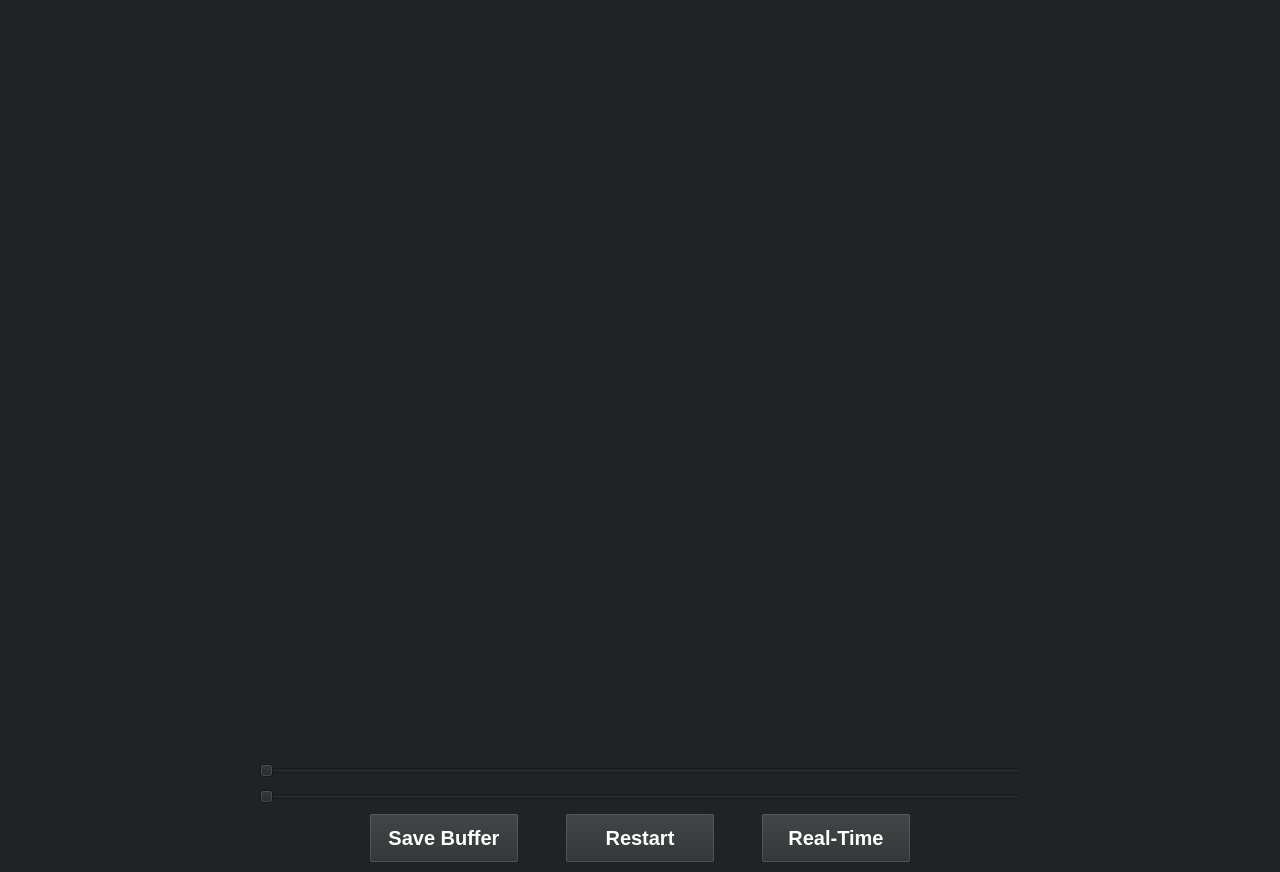
<?xml version="1.0" encoding="UTF-8"?>
<ui version="4.0">
 <class>VideoPlayer</class>
 <widget class="QMainWindow" name="VideoPlayer">
  <property name="geometry">
   <rect>
    <x>0</x>
    <y>0</y>
    <width>1280</width>
    <height>872</height>
   </rect>
  </property>
  <property name="minimumSize">
   <size>
    <width>1280</width>
    <height>720</height>
   </size>
  </property>
  <property name="maximumSize">
   <size>
    <width>1920</width>
    <height>1080</height>
   </size>
  </property>
  <property name="windowTitle">
   <string>MainWindow</string>
  </property>
  <property name="styleSheet">
   <string notr="true">background-color:#202324</string>
  </property>
  <widget class="QWidget" name="centralwidget">
   <layout class="QVBoxLayout" name="verticalLayout">
    <item>
     <layout class="QVBoxLayout" name="video_layout">
      <item>
       <layout class="QHBoxLayout" name="top_video_layout">
        <item>
         <spacer name="horizontalSpacer_6">
          <property name="orientation">
           <enum>Qt::Horizontal</enum>
          </property>
          <property name="sizeType">
           <enum>QSizePolicy::Fixed</enum>
          </property>
          <property name="sizeHint" stdset="0">
           <size>
            <width>40</width>
            <height>20</height>
           </size>
          </property>
         </spacer>
        </item>
        <item>
         <widget class="QLabel" name="video_label_1">
          <property name="minimumSize">
           <size>
            <width>320</width>
            <height>240</height>
           </size>
          </property>
          <property name="text">
           <string/>
          </property>
         </widget>
        </item>
        <item>
         <spacer name="horizontalSpacer_3">
          <property name="orientation">
           <enum>Qt::Horizontal</enum>
          </property>
          <property name="sizeType">
           <enum>QSizePolicy::Maximum</enum>
          </property>
          <property name="sizeHint" stdset="0">
           <size>
            <width>40</width>
            <height>20</height>
           </size>
          </property>
         </spacer>
        </item>
        <item>
         <widget class="QLabel" name="video_label_2">
          <property name="text">
           <string/>
          </property>
         </widget>
        </item>
        <item>
         <spacer name="horizontalSpacer_7">
          <property name="orientation">
           <enum>Qt::Horizontal</enum>
          </property>
          <property name="sizeType">
           <enum>QSizePolicy::Fixed</enum>
          </property>
          <property name="sizeHint" stdset="0">
           <size>
            <width>40</width>
            <height>20</height>
           </size>
          </property>
         </spacer>
        </item>
       </layout>
      </item>
      <item>
       <spacer name="verticalSpacer">
        <property name="orientation">
         <enum>Qt::Vertical</enum>
        </property>
        <property name="sizeType">
         <enum>QSizePolicy::Fixed</enum>
        </property>
        <property name="sizeHint" stdset="0">
         <size>
          <width>10</width>
          <height>10</height>
         </size>
        </property>
       </spacer>
      </item>
      <item>
       <layout class="QHBoxLayout" name="bottom_video_layout">
        <item>
         <spacer name="horizontalSpacer_8">
          <property name="orientation">
           <enum>Qt::Horizontal</enum>
          </property>
          <property name="sizeType">
           <enum>QSizePolicy::Fixed</enum>
          </property>
          <property name="sizeHint" stdset="0">
           <size>
            <width>40</width>
            <height>20</height>
           </size>
          </property>
         </spacer>
        </item>
        <item>
         <widget class="QLabel" name="video_label_3">
          <property name="minimumSize">
           <size>
            <width>320</width>
            <height>240</height>
           </size>
          </property>
          <property name="text">
           <string/>
          </property>
         </widget>
        </item>
        <item>
         <spacer name="horizontalSpacer_2">
          <property name="orientation">
           <enum>Qt::Horizontal</enum>
          </property>
          <property name="sizeType">
           <enum>QSizePolicy::Maximum</enum>
          </property>
          <property name="sizeHint" stdset="0">
           <size>
            <width>40</width>
            <height>20</height>
           </size>
          </property>
         </spacer>
        </item>
        <item>
         <widget class="QLabel" name="video_label_4">
          <property name="text">
           <string/>
          </property>
         </widget>
        </item>
        <item>
         <spacer name="horizontalSpacer_9">
          <property name="orientation">
           <enum>Qt::Horizontal</enum>
          </property>
          <property name="sizeType">
           <enum>QSizePolicy::Fixed</enum>
          </property>
          <property name="sizeHint" stdset="0">
           <size>
            <width>40</width>
            <height>20</height>
           </size>
          </property>
         </spacer>
        </item>
       </layout>
      </item>
     </layout>
    </item>
    <item>
     <layout class="QHBoxLayout" name="timeline_layout">
      <item>
       <spacer name="horizontalSpacer_12">
        <property name="orientation">
         <enum>Qt::Horizontal</enum>
        </property>
        <property name="sizeType">
         <enum>QSizePolicy::Minimum</enum>
        </property>
        <property name="sizeHint" stdset="0">
         <size>
          <width>250</width>
          <height>20</height>
         </size>
        </property>
       </spacer>
      </item>
      <item>
       <widget class="QSlider" name="write_slider">
        <property name="orientation">
         <enum>Qt::Horizontal</enum>
        </property>
       </widget>
      </item>
      <item>
       <spacer name="horizontalSpacer_13">
        <property name="orientation">
         <enum>Qt::Horizontal</enum>
        </property>
        <property name="sizeType">
         <enum>QSizePolicy::Minimum</enum>
        </property>
        <property name="sizeHint" stdset="0">
         <size>
          <width>250</width>
          <height>20</height>
         </size>
        </property>
       </spacer>
      </item>
     </layout>
    </item>
    <item>
     <layout class="QHBoxLayout" name="slider_layout">
      <item>
       <spacer name="horizontalSpacer_10">
        <property name="orientation">
         <enum>Qt::Horizontal</enum>
        </property>
        <property name="sizeType">
         <enum>QSizePolicy::Minimum</enum>
        </property>
        <property name="sizeHint" stdset="0">
         <size>
          <width>250</width>
          <height>20</height>
         </size>
        </property>
       </spacer>
      </item>
      <item>
       <widget class="QSlider" name="playback_slider">
        <property name="sizePolicy">
         <sizepolicy hsizetype="Expanding" vsizetype="Fixed">
          <horstretch>0</horstretch>
          <verstretch>0</verstretch>
         </sizepolicy>
        </property>
        <property name="minimumSize">
         <size>
          <width>0</width>
          <height>0</height>
         </size>
        </property>
        <property name="maximumSize">
         <size>
          <width>16777215</width>
          <height>16777215</height>
         </size>
        </property>
        <property name="autoFillBackground">
         <bool>false</bool>
        </property>
        <property name="orientation">
         <enum>Qt::Horizontal</enum>
        </property>
        <property name="tickInterval">
         <number>1</number>
        </property>
       </widget>
      </item>
      <item>
       <spacer name="horizontalSpacer_11">
        <property name="orientation">
         <enum>Qt::Horizontal</enum>
        </property>
        <property name="sizeType">
         <enum>QSizePolicy::Minimum</enum>
        </property>
        <property name="sizeHint" stdset="0">
         <size>
          <width>250</width>
          <height>20</height>
         </size>
        </property>
       </spacer>
      </item>
     </layout>
    </item>
    <item>
     <layout class="QHBoxLayout" name="button_layout">
      <item>
       <spacer name="horizontalSpacer">
        <property name="orientation">
         <enum>Qt::Horizontal</enum>
        </property>
        <property name="sizeHint" stdset="0">
         <size>
          <width>40</width>
          <height>20</height>
         </size>
        </property>
       </spacer>
      </item>
      <item>
       <widget class="QPushButton" name="save_buffer_button">
        <property name="minimumSize">
         <size>
          <width>150</width>
          <height>50</height>
         </size>
        </property>
        <property name="styleSheet">
         <string notr="true">font-size: 20px;
font-weight: bold;
color:white;
background-color:#2b2f30;</string>
        </property>
        <property name="text">
         <string>Save Buffer</string>
        </property>
       </widget>
      </item>
      <item>
       <spacer name="horizontalSpacer_4">
        <property name="orientation">
         <enum>Qt::Horizontal</enum>
        </property>
        <property name="sizeType">
         <enum>QSizePolicy::Maximum</enum>
        </property>
        <property name="sizeHint" stdset="0">
         <size>
          <width>40</width>
          <height>20</height>
         </size>
        </property>
       </spacer>
      </item>
      <item>
       <widget class="QPushButton" name="restart_button">
        <property name="sizePolicy">
         <sizepolicy hsizetype="Minimum" vsizetype="Expanding">
          <horstretch>0</horstretch>
          <verstretch>0</verstretch>
         </sizepolicy>
        </property>
        <property name="minimumSize">
         <size>
          <width>150</width>
          <height>50</height>
         </size>
        </property>
        <property name="maximumSize">
         <size>
          <width>16777215</width>
          <height>50</height>
         </size>
        </property>
        <property name="styleSheet">
         <string notr="true">font-size: 20px;
font-weight: bold;
color: white;
background-color:#2b2f30;</string>
        </property>
        <property name="text">
         <string>Restart</string>
        </property>
       </widget>
      </item>
      <item>
       <spacer name="horizontalSpacer_14">
        <property name="orientation">
         <enum>Qt::Horizontal</enum>
        </property>
        <property name="sizeType">
         <enum>QSizePolicy::Maximum</enum>
        </property>
        <property name="sizeHint" stdset="0">
         <size>
          <width>40</width>
          <height>20</height>
         </size>
        </property>
       </spacer>
      </item>
      <item>
       <widget class="QPushButton" name="realtime_button">
        <property name="sizePolicy">
         <sizepolicy hsizetype="Minimum" vsizetype="Expanding">
          <horstretch>0</horstretch>
          <verstretch>0</verstretch>
         </sizepolicy>
        </property>
        <property name="minimumSize">
         <size>
          <width>150</width>
          <height>50</height>
         </size>
        </property>
        <property name="maximumSize">
         <size>
          <width>16777215</width>
          <height>50</height>
         </size>
        </property>
        <property name="styleSheet">
         <string notr="true">font-size: 20px;
font-weight: bold;
color:white;
background-color:#2b2f30;

</string>
        </property>
        <property name="text">
         <string>Real-Time</string>
        </property>
       </widget>
      </item>
      <item>
       <spacer name="horizontalSpacer_5">
        <property name="orientation">
         <enum>Qt::Horizontal</enum>
        </property>
        <property name="sizeHint" stdset="0">
         <size>
          <width>40</width>
          <height>20</height>
         </size>
        </property>
       </spacer>
      </item>
     </layout>
    </item>
   </layout>
  </widget>
  <widget class="QMenuBar" name="menubar">
   <property name="geometry">
    <rect>
     <x>0</x>
     <y>0</y>
     <width>1280</width>
     <height>21</height>
    </rect>
   </property>
  </widget>
 </widget>
 <resources/>
 <connections/>
</ui>
